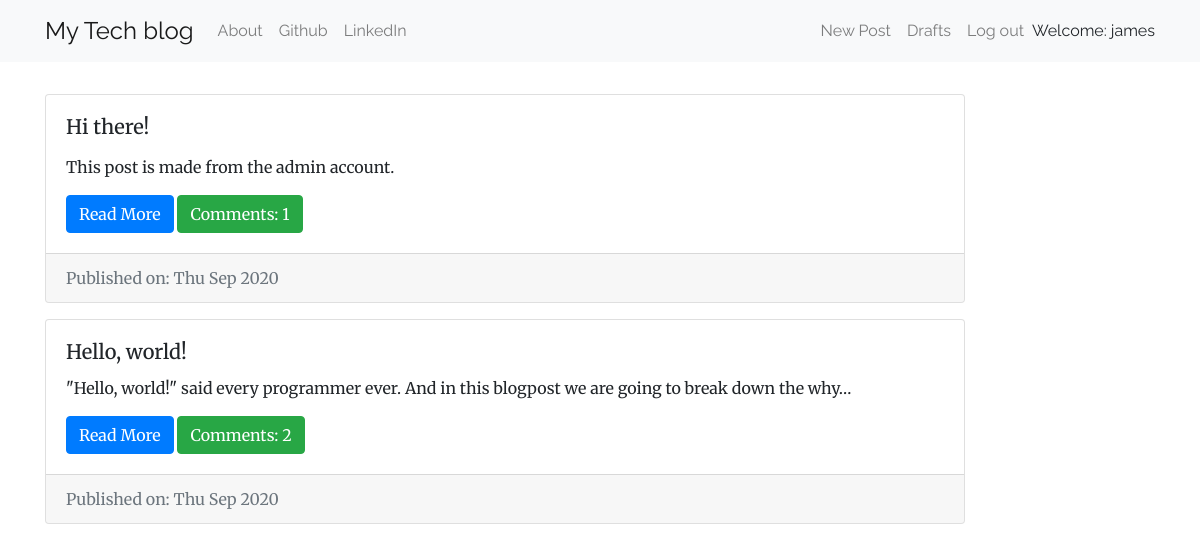
Screenshot of / (signed in) with the database file from the repository.
### blog/models.py (models this page shows, shortened)
class Post(models.Model):
    author = models.ForeignKey(
        settings.AUTH_USER_MODEL,
        on_delete=models.CASCADE,
    )
    title = models.CharField(max_length=200)
    text = models.TextField()
    created_date = models.DateTimeField(default=timezone.now)
    published_date = models.DateTimeField(blank=True, null=True)
    def approve_comments(self):
        return self.comments.filter(approved_comment=True)

### blog/views.py (the view)
# urls.py: path('',views.PostListView.as_view(),name='post_list'),
class PostListView(ListView):
    model = Post
    def get_queryset(self):
        return Post.objects.filter(published_date__lte=timezone.now()).order_by('-published_date')

### blog/templates/blog/post_list.html
{% extends 'blog/base.html' %}
{% block content %}
<div class="centerstage">
    {% for post in post_list %}
         <div class="card my-3">
             <div class="card-body">
                 <h5 class="card-title">{{post.title}}</h5>
                  <p class="card-text">{{post.text|safe|truncatechars:100}}</p>
                  <a href="{% url 'post_detail' pk=post.pk %}" class="btn btn-primary">Read More</a>
                  <a href="{% url 'post_detail' pk=post.pk %}" class="btn btn-success">Comments: {{ post.approve_comments.count }}</a>
             </div>
            <div class="card-footer text-muted">
            Published on: {{post.published_date|date:"D M Y"}}
            </div>
        </div>
    {% endfor %}
</div>
{% endblock %}

### blog/templates/blog/base.html (shortened to what this page needs)
<!DOCTYPE html>
{% load static %}
<html>
  <head>
     <link rel="stylesheet" href="https://stackpath.bootstrapcdn.com/bootstrap/4.5.2/css/bootstrap.min.css">
    <link href="https://maxcdn.bootstrapcdn.com/font-awesome/4.7.0/css/font-awesome.min.css" rel="stylesheet">
    <link rel="stylesheet" href="//cdn.jsdelivr.net/medium-editor/latest/css/medium-editor.min.css" type="text/css" media="screen" charset="utf-8">
    <link rel="stylesheet" href="{% static 'css/blog.css' %}">
  </head>
  <body>
    <nav class="navbar navbar-expand-lg navbar-light bg-light techfont">
      <div class="container">
        <div class="navbar-nav align-items-center">
          <a class="navbar-brand bigbrand" href="{% url 'post_list' %}">My Tech blog</a>
          <a class="nav-item nav-link" href="{% url 'about' %}">About</a>
          <a class="nav-item nav-link" href="https://www.github.com">Github</a>
          <a class="nav-item nav-link" href="https://www.linkedin.com">LinkedIn</a>
        </div>
        <div class="navbar-nav align-items-center ml-auto">
          {% if user.is_authenticated %}
            <a class="nav-item nav-link" href="{% url 'post_new' %}">New Post</a>
            <a class="nav-item nav-link" href="{% url 'post_draft_list' %}">Drafts</a>
            <a class="nav-item nav-link" href="{% url 'logout' %}">Log out</a>
            <a >Welcome: {{ user.username }}</a>
          {% else %}
            <a class="nav-item nav-link" href="{% url 'login' %}" aria-label="Login">
              <span class="fa fa-user" aria-hidden="true"></span></a>
          {% endif %}
        </div>
      </div>
    </nav>
          <div class="content container mt-3">
              <div class="row">
                  <div class="col-md-10">
                    <div class="blog_posts">
                      {% block content %}
                      {% endblock %}
                    </div>
                  </div>
              </div>
          </div>
  </body>
</html>

### blog/static/css/blog.css (style rules this page uses)
body { font-family: 'Merriweather', serif; }
.techfont { font-family: 'Raleway', sans-serif; }
.centerstage { margin-left: auto; margin-right: auto; }
.bigbrand { font-size: 1.5em; }

### rows the page displays
Post: title "Hi there!", text "This post is made from the admin account.", approve_comments.count "1", published_date "Thu Sep 2020"
Post: title "Hello, world!", text "\"Hello, world!\" said every programmer ever. And in this blogpost we are going to break down the why…", approve_comments.count "2", published_date "Thu Sep 2020"

### other values shown
{{ user.username }} "james"
